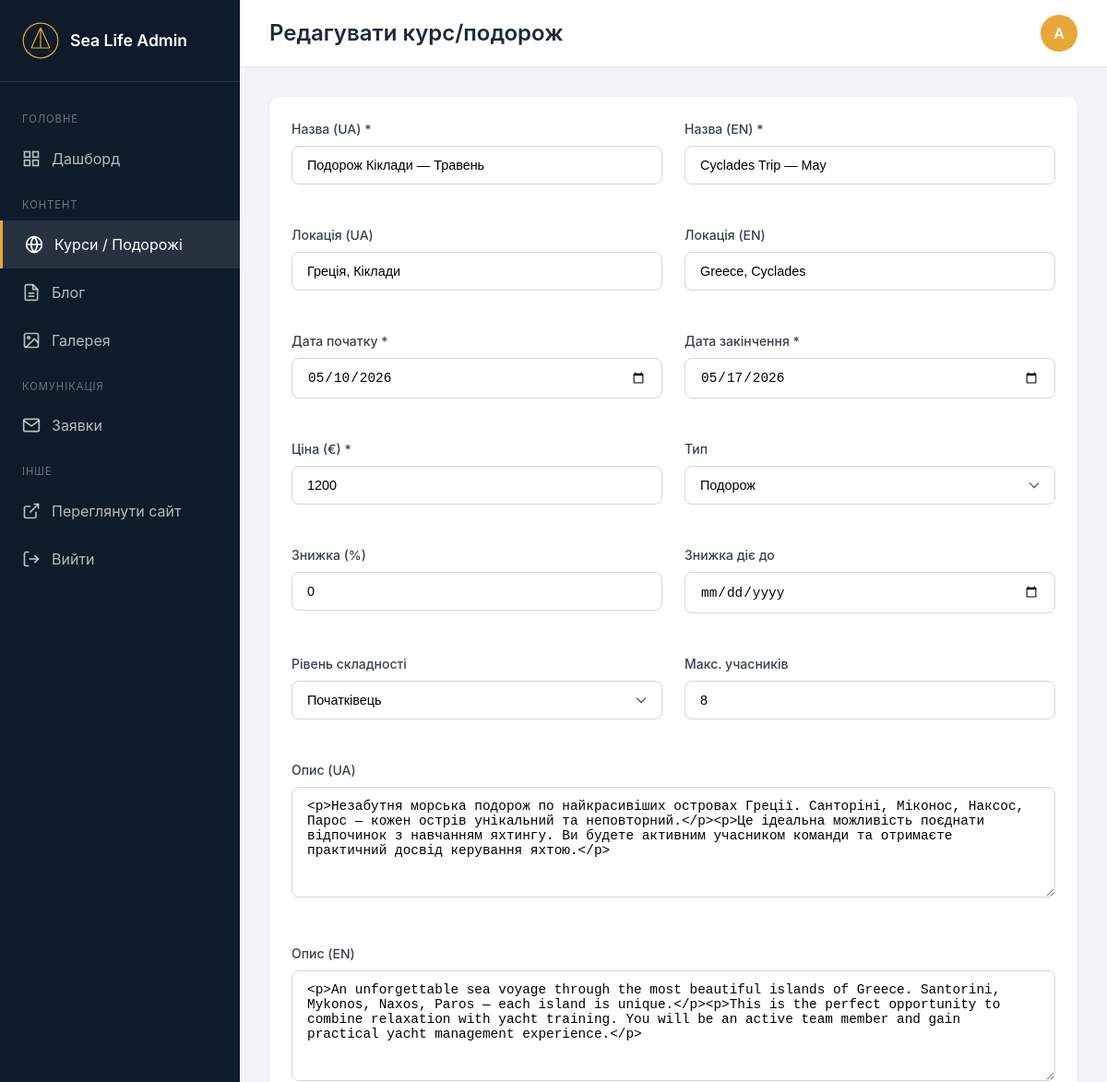
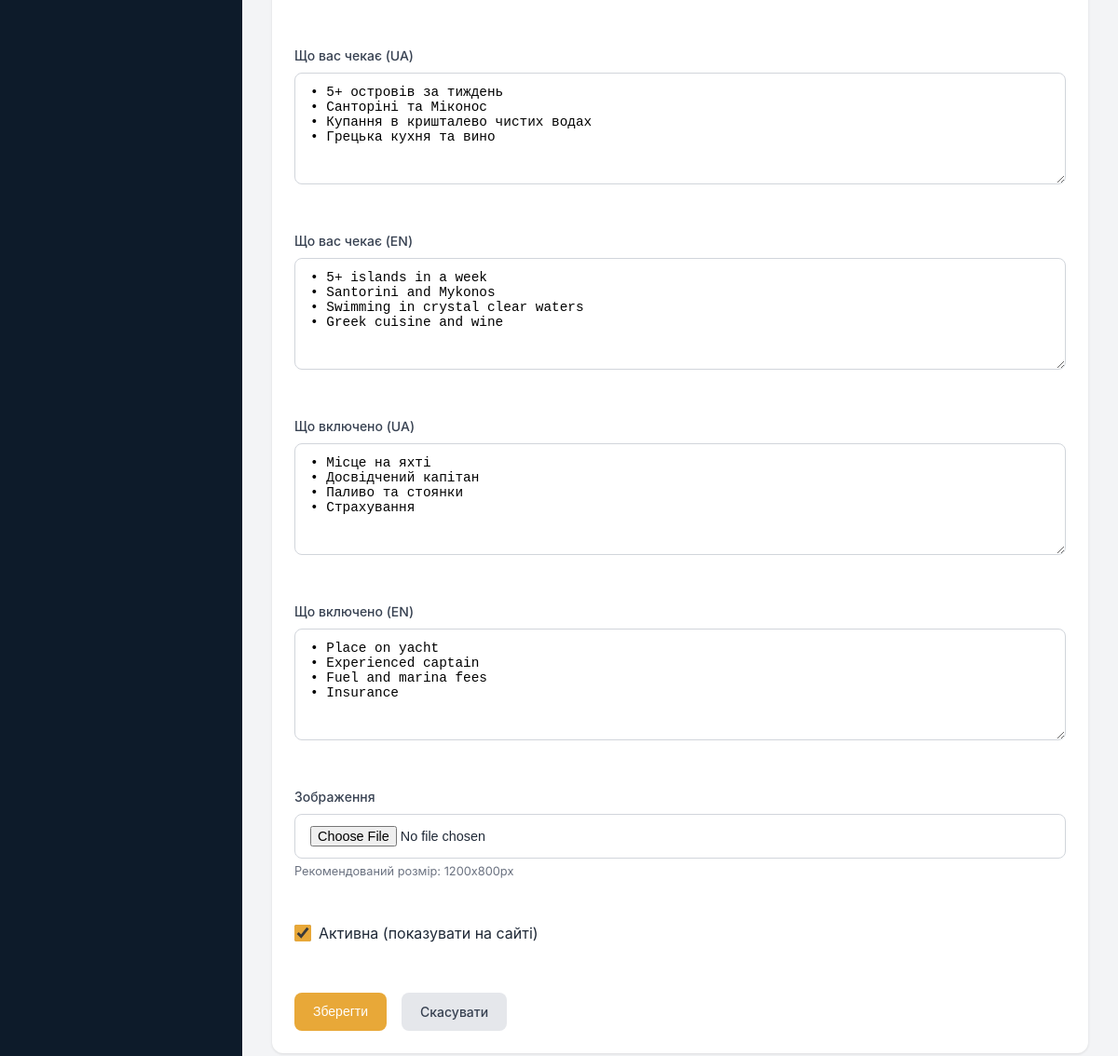
The app's page /admin/trips/edit/2 (signed in) with its own data (2 pictures, top to bottom).
### app.py (models this page shows, shortened)
class Trip(db.Model):
    id = db.Column(db.Integer, primary_key=True)
    title_uk = db.Column(db.String(200), nullable=False)
    title_en = db.Column(db.String(200), nullable=False)
    description_uk = db.Column(db.Text)
    description_en = db.Column(db.Text)
    start_date = db.Column(db.Date, nullable=False)
    end_date = db.Column(db.Date, nullable=False)
    price = db.Column(db.Float, nullable=False)
    discount_percent = db.Column(db.Integer, default=0)
    discount_until = db.Column(db.Date)
    location_uk = db.Column(db.String(200))
    location_en = db.Column(db.String(200))
    trip_type = db.Column(db.String(50))  # course, trip, expedition
    difficulty = db.Column(db.String(20))  # beginner, intermediate, advanced
    max_participants = db.Column(db.Integer, default=10)
    image = db.Column(db.String(300))
    highlights_uk = db.Column(db.Text)  # JSON array
    highlights_en = db.Column(db.Text)  # JSON array
    included_uk = db.Column(db.Text)  # What's included
    included_en = db.Column(db.Text)
    is_active = db.Column(db.Boolean, default=True)
    created_at = db.Column(db.DateTime, default=datetime.utcnow)

### app.py (the view, shortened to what this page needs)
@app.route('/admin/trips/edit/<int:trip_id>', methods=['GET', 'POST'])
@login_required
def admin_trip_edit(trip_id):
    trip = Trip.query.get_or_404(trip_id)
    return render_template('admin/trip_form.html', trip=trip)

### app.py (called while the page is built)
@login_manager.user_loader
def load_user(user_id):
    return Admin.query.get(int(user_id))

@app.context_processor
def inject_globals():
    lang = request.args.get('lang', session.get('lang', 'uk'))
    session['lang'] = lang
    return {
        'lang': lang,
        'current_year': datetime.now().year
    }

### templates/admin/trip_form.html (shortened to what this page needs)
{% extends 'admin/base.html' %}
{% block page_title %}{{ 'Редагувати' if trip else 'Додати' }} курс/подорож{% endblock %}
{% block content %}
<div class="card">
    <div class="card-body">
        <form method="POST" enctype="multipart/form-data">
            <div class="form-grid">
                <div class="form-group">
                    <label class="form-label">Назва (UA) *</label>
                    <input type="text" name="title_uk" class="form-control" value="{{ trip.title_uk if trip else '' }}" required>
                </div>
                <div class="form-group">
                    <label class="form-label">Назва (EN) *</label>
                    <input type="text" name="title_en" class="form-control" value="{{ trip.title_en if trip else '' }}" required>
                </div>
                <div class="form-group">
                    <label class="form-label">Локація (UA)</label>
                    <input type="text" name="location_uk" class="form-control" value="{{ trip.location_uk if trip else '' }}" placeholder="Греція, Афіни">
                </div>
                <div class="form-group">
                    <label class="form-label">Локація (EN)</label>
                    <input type="text" name="location_en" class="form-control" value="{{ trip.location_en if trip else '' }}" placeholder="Greece, Athens">
                </div>
                <div class="form-group">
                    <label class="form-label">Дата початку *</label>
                    <input type="date" name="start_date" class="form-control" value="{{ trip.start_date.strftime('%Y-%m-%d') if trip else '' }}" required>
                </div>
                <div class="form-group">
                    <label class="form-label">Дата закінчення *</label>
                    <input type="date" name="end_date" class="form-control" value="{{ trip.end_date.strftime('%Y-%m-%d') if trip else '' }}" required>
                </div>
                <div class="form-group">
                    <label class="form-label">Ціна (€) *</label>
                    <input type="number" name="price" class="form-control" value="{{ trip.price|int if trip else '' }}" required>
                </div>
                <div class="form-group">
                    <label class="form-label">Тип</label>
                    <select name="trip_type" class="form-control form-select">
                        <option value="trip" {% if trip and trip.trip_type == 'trip' %}selected{% endif %}>Подорож</option>
                    </select>
                </div>
                <div class="form-group">
                    <label class="form-label">Знижка (%)</label>
                    <input type="number" name="discount_percent" class="form-control" value="{{ trip.discount_percent if trip else '' }}" min="0" max="100">
                </div>
                <div class="form-group">
                    <label class="form-label">Знижка діє до</label>
                    <input type="date" name="discount_until" class="form-control" value="{{ trip.discount_until.strftime('%Y-%m-%d') if trip and trip.discount_until else '' }}">
                </div>
                <div class="form-group">
                    <label class="form-label">Рівень складності</label>
                    <select name="difficulty" class="form-control form-select">
                        <option value="beginner" {% if trip and trip.difficulty == 'beginner' %}selected{% endif %}>Початківець</option>
                    </select>
                </div>
                <div class="form-group">
                    <label class="form-label">Макс. учасників</label>
                    <input type="number" name="max_participants" class="form-control" value="{{ trip.max_participants if trip else 10 }}">
                </div>
                <div class="form-group full-width">
                    <label class="form-label">Опис (UA)</label>
                    <textarea name="description_uk" class="form-control" rows="4">{{ trip.description_uk if trip else '' }}</textarea>
                </div>
                <div class="form-group full-width">
                    <label class="form-label">Опис (EN)</label>
                    <textarea name="description_en" class="form-control" rows="4">{{ trip.description_en if trip else '' }}</textarea>
                </div>
                <div class="form-group full-width">
                    <label class="form-label">Що вас чекає (UA)</label>
                    <textarea name="highlights_uk" class="form-control" rows="3" placeholder="Список переваг...">{{ trip.highlights_uk if trip else '' }}</textarea>
                </div>
                <div class="form-group full-width">
                    <label class="form-label">Що вас чекає (EN)</label>
                    <textarea name="highlights_en" class="form-control" rows="3">{{ trip.highlights_en if trip else '' }}</textarea>
                </div>
                <div class="form-group full-width">
                    <label class="form-label">Що включено (UA)</label>
                    <textarea name="included_uk" class="form-control" rows="3">{{ trip.included_uk if trip else '' }}</textarea>
                </div>
                <div class="form-group full-width">
                    <label class="form-label">Що включено (EN)</label>
                    <textarea name="included_en" class="form-control" rows="3">{{ trip.included_en if trip else '' }}</textarea>
                </div>
                <div class="form-group full-width">
                    <label class="form-label">Зображення</label>
                    <input type="file" name="image" class="form-control" accept="image/*">
                    <span class="form-hint">Рекомендований розмір: 1200x800px</span>
                </div>
                <div class="form-group full-width">
                    <label class="form-check">
                        <input type="checkbox" name="is_active" {% if not trip or trip.is_active %}checked{% endif %}>
                        Активна (показувати на сайті)
                    </label>
                </div>
            </div>
            <div style="display: flex; gap: 1rem; margin-top: 2rem;">
                <button type="submit" class="btn btn-primary">Зберегти</button>
                <a href="{{ url_for('admin_trips') }}" class="btn btn-secondary">Скасувати</a>
            </div>
        </form>
    </div>
</div>
{% endblock %}

### static/css/admin.css (style rules this page uses)
:root { --primary: #E8A838; --primary-dark: #D4922A; --dark-blue: #0D1B2A; --navy: #1B263B; --white: #FFFFFF; --gray-50: #F9FAFB; --gray-100: #F3F4F6; --gray-200: #E5E7EB; --gray-300: #D1D5DB; --gray-400: #9CA3AF; --gray-500: #6B7280; --gray-600: #4B5563; --gray-700: #374151; --gray-800: #1F2937; --success: #10B981; --warning: #F59E0B; --danger: #EF4444; --info: #3B82F6; }
* { box-sizing: border-box; margin: 0; padding: 0; }
body { font-family: 'Inter', -apple-system, BlinkMacSystemFont, sans-serif; background: var(--gray-100); color: var(--gray-800); line-height: 1.5; }
.card { background: var(--white); border-radius: 12px; box-shadow: 0 1px 3px rgba(0,0,0,0.1); overflow: hidden; }
.card-body { padding: 1.5rem; }
.btn { display: inline-flex; align-items: center; gap: 0.5rem; padding: 0.625rem 1.25rem; font-size: 0.875rem; font-weight: 500; border-radius: 8px; border: none; cursor: pointer; transition: all 0.2s; text-decoration: none; }
.btn-primary { background: var(--primary); color: var(--white); }
.btn-secondary { background: var(--gray-200); color: var(--gray-700); }
.form-grid { display: grid; grid-template-columns: repeat(2, 1fr); gap: 1.5rem; }
.form-group { margin-bottom: 1.25rem; }
.form-group.full-width { grid-column: 1 / -1; }
.form-label { display: block; font-weight: 500; font-size: 0.875rem; margin-bottom: 0.5rem; color: var(--gray-700); }
.form-control { width: 100%; padding: 0.75rem 1rem; font-size: 0.9rem; border: 1px solid var(--gray-300); border-radius: 8px; transition: all 0.2s; background: var(--white); }
textarea.form-control { min-height: 120px; resize: vertical; }
.form-select { appearance: none; background-repeat: no-repeat; background-position: right 12px center; padding-right: 40px; }
.form-check { display: flex; align-items: center; gap: 0.5rem; }
.form-check input[type="checkbox"] { width: 18px; height: 18px; accent-color: var(--primary); }
.form-hint { font-size: 0.8rem; color: var(--gray-500); margin-top: 0.25rem; }

### records on screen
Trip: title_uk "Подорож Кіклади — Травень", title_en "Cyclades Trip — May", location_uk "Греція, Кіклади", location_en "Greece, Cyclades", start_date "05/10/2026", end_date "05/17/2026", price "1200", trip_type "Подорож", discount_percent "0", difficulty "Початківець", max_participants "8", description_uk "<p>Незабутня морська подорож по найкрасивіших островах Греції. Санторіні, Міконос, Наксос, Парос — кожен острів унікальний та неповторний.</p><p>Це ідеальна можливість поєднати відпочинок з навчанням яхтингу. Ви будете активним учасником команди та отримаєте практичний досвід керування яхтою.</p>", description_en "<p>An unforgettable sea voyage through the most beautiful islands of Greece. Santorini, Mykonos, Naxos, Paros — each island is unique.</p><p>This is the perfect opportunity to combine relaxation with yacht training. You will be an active team member and gain practical yacht management experience.</p>", highlights_uk "• 5+ островів за тиждень • Санторіні та Міконос • Купання в кришталево чистих водах • Грецька кухня та вино", highlights_en "• 5+ islands in a week • Santorini and Mykonos • Swimming in crystal clear waters • Greek cuisine and wine", included_uk "• Місце на яхті • Досвідчений капітан • Паливо та стоянки • Страхування", included_en "• Place on yacht • Experienced captain • Fuel and marina fees • Insurance", is_active "☑"

### other values on screen
{{ 'Редагувати' if trip else 'Додати' }} "Редагувати"
